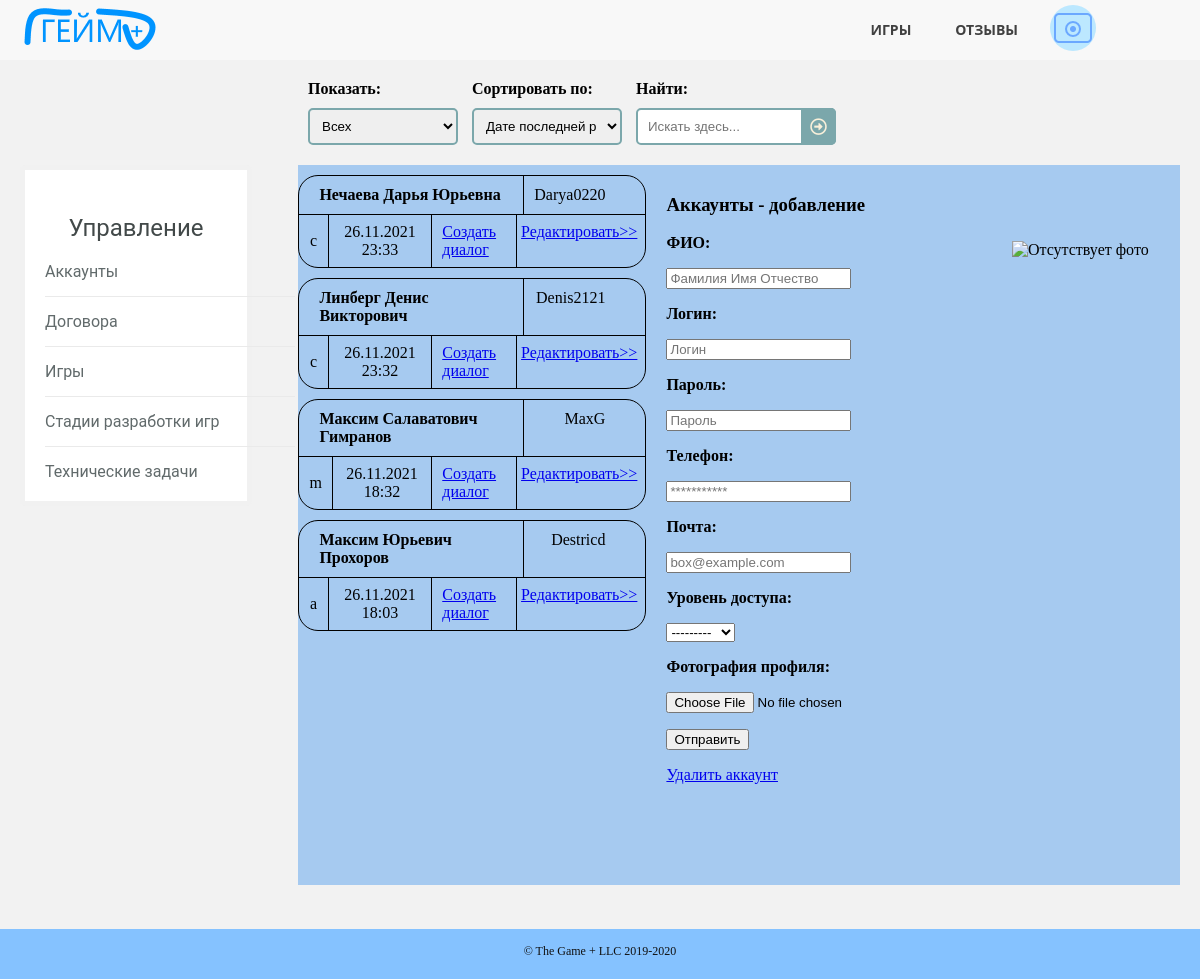
/control.html (signed in), run on an earlier commit of the app's database.
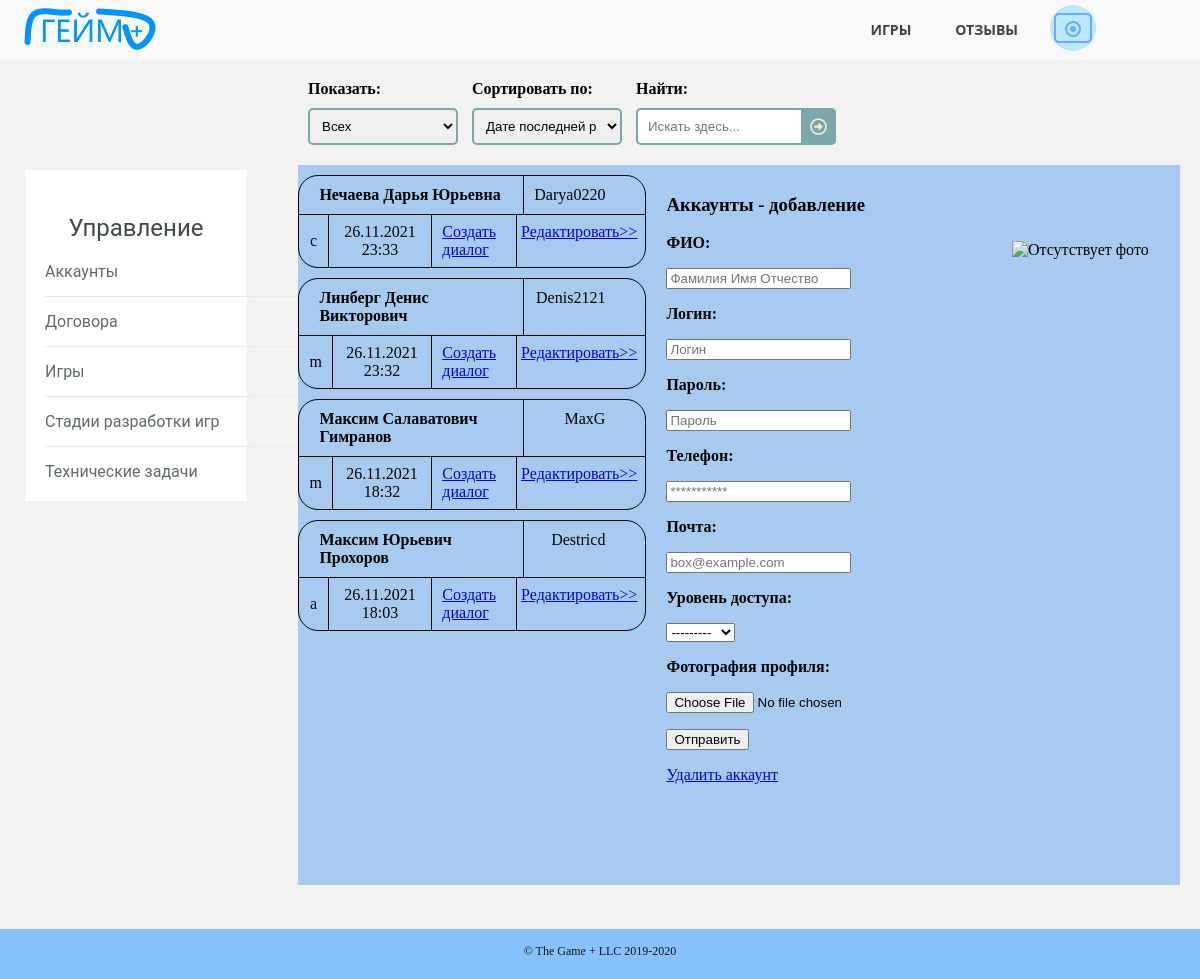
And on a later commit of the database.
### gameplusapp/models.py (models this page shows, shortened)
class Employee(models.Model):
    MY_CHOICES = (
        ('a', 'Админ'),
        ('m', 'Мастер'),
        ('c', 'Клиент')
    )
    full_name = models.CharField(max_length=50)
    phone = models.CharField(max_length=11)
    access_level = models.CharField(max_length=1, choices=MY_CHOICES)
    email = models.CharField(max_length=30)
    login = models.CharField(max_length=30, unique=True)
    password = models.CharField(max_length=30)
    reg_date = models.DateTimeField(default=timezone.now())
    avatar = models.ImageField(upload_to="static/images/users", null=True, blank=True)
    class Meta:
        ordering = ["-reg_date"]

### gameplusapp/views.py (the view, shortened to what this page needs)
# urls.py: path('control.html', ControlPage.as_view()),
class ControlPage(View):
    def get(self, request):
        new = False
        if "id_user" not in request.session:
            return HttpResponseRedirect('login.html')
        elif Employee.objects.get(id=request.session["id_user"]).access_level == 'c':
            return HttpResponseRedirect('contracts.html')
        elif Employee.objects.get(id=request.session["id_user"]).access_level == 'a':
            new = True
        message = ''
        mod = "добавление"
        g_accounts = get_accounts()
        form = AccountsForm()
        form.fields['access_level'].choices = [('', '---------'), ('m', 'Мастер'), ('c', 'Клиент')]
        filtred = AccountsFilterForm(request.GET)
        if filtred.is_valid():
            if filtred.cleaned_data["search"]:
                g_accounts = g_accounts.filter(full_name__iregex=filtred.cleaned_data["search"])
            if filtred.cleaned_data["ordering"]:
                g_accounts = g_accounts.order_by(filtred.cleaned_data["ordering"])
            if filtred.cleaned_data["watching"]:
                g_accounts = g_accounts.filter(access_level=filtred.cleaned_data["watching"])
        context = {
            'g_accounts': g_accounts,
            'filtred': filtred,
            'form': form,
            'mod': mod,
            'new': new,
            'message': message
        }
        return render(request, 'control.html', context=context)

### gameplusapp/forms.py
class AccountsFilterForm(forms.Form):
    watching = forms.ChoiceField(required=False, widget=forms.Select(attrs={
        'class': 'sortsel'
    }), choices=[
        ["", "Всех"],
        ["a", "Админов"],
        ["m", "Сотрудников"],
        ["c", "Клиентов"]
    ])
    ordering = forms.ChoiceField(required=False, widget=forms.Select(attrs={
        'class': 'sortsel'
    }), choices=[
        ["-reg_date", "Дате последней регистрации"],
        ["reg_date", "Дате первой регистрации"],
        ["full_name", "ФИО"],
        ["login", "Логинам"]
    ])
    search = forms.CharField(label="Найти:", required=False, widget=forms.TextInput(attrs={
        'placeholder': 'Искать здесь...'
    }))

### gameplusapp/function.py (called while the page is built)
def get_accounts():
    accounts = Employee.objects.all()
    return accounts

### gameplusapp/templates/control.html (shortened to what this page needs)
<!DOCTYPE HTML>
<html>
	<head>
		<link rel="stylesheet" href="../static/css/pattern.css" />
		<link rel="stylesheet" href="../static/css/control.css" />
		<link rel="stylesheet" href="../static/css/allaccounts.css" />
	</head>
	<body>
		<header>
		  <nav>
		      <a href="/" class="logo"><img src="../static/images/logo.png" alt="логотип"></a>
			  <ul class="topmenu">
				<li><a href="/games.html">Игры</a></li>
				<li><a href="/reviews.html">Отзывы</a></li>
				<li><a class="submenu-link"><img src="../static/images/avatar.png" alt="аватарка"></a>
				</li>
			  </ul>
		  </nav>
		</header>
        <section class="selections">
			<div class="functions">
				<form class="searchform" method="get">
					<div class="viewblock">
						<p><strong>Показать:</strong></p>
						<p>{{ filtred.watching }}</p>
					</div>
					<div class="sortblock">
						<p><strong>Сортировать по:</strong></p>
						<p>{{ filtred.ordering }}</p>
					</div>
					<div class="searchblock">
						<p><strong>Найти:</strong></p>
						<p>{{ filtred.search }}
						<button type="submit"></button></p>
					</div>
				</form>
			</div>
		</section>
		<section class="allgames">
			<div class="lists">
				<div class="sublinks">
					<div class="widget">
						<h3>Управление</h3>
						<ul>
						  	<li><a href="/control.html">Аккаунты</a></li>
						  	<li><a href="/contracts.html">Договора</a></li>
						  	<li><a href="/allgames.html">Игры</a></li>
							<li><a href="/game_states.html">Стадии разработки игр</a></li>
						  	<li><a href="/alltasks.html">Технические задачи</a></li>
						</ul>
					</div>
				</div>
                <div class="games">
					{% for account in g_accounts %}
					{% include 'control_one.html' %}
					{% endfor %}
				</div>
				{% if new or mod == "редактирование" %}
				<div class="info">
					<div class="name">
						<h3>Аккаунты - {{ mod }}</h3>
					</div>
					<div class="description">
						<p><img src="../{{ avatar }}" alt="Отсутствует фото" class="rightimg">
							<div class="userblock">
								<form class="userform" method="post" enctype="multipart/form-data">
								    <p><strong>ФИО:</strong></p>
								    <p>{{ form.full_name }}</p>
									<p><strong>Логин:</strong></p>
								    <p>{{ form.login }}</p>
									<p><strong>Пароль:</strong></p>
								    <p>{{ form.password }}</p>
									<p><strong>Телефон:</strong></p>
								    <p>{{ form.phone }}</p>
									<p><strong>Почта:</strong></p>
								    <p>{{ form.email }}</p>
									<p><strong>Уровень доступа:</strong></p>
								    <p>{{ form.access_level }}</p>
									<p><strong>Фотография профиля:</strong></p>
								    <p>{{ form.avatar }}</p>
								    <p><button type="submit">Отправить</button></p>
								</form>
								<a href="{{ user_id }}/delete">Удалить аккаунт</a>
							</div>
						</p>
					</div>
				</div>
				{% endif %}
			</div>
		</section>
	</body>
	<footer>
		<div class="copyright">
			<span>&copy; The Game + LLC 2019-2020</span>
		</div>
	</footer>
</html>

### gameplusapp/templates/control_one.html
{% block content %}
<div class="userone">
    <div class="usertag">
        <div class="username">
            <p>{{ account.full_name }}</p>
        </div>
        <div class="userlogin">
            <p>{{ account.login }}</p>
        </div>
    </div>
    <div class="userother">
        <div class="userrate">
            <p>{{ account.access_level }}</p>
        </div>
        <div class="userdate">
            <p>{{ account.reg_date|date:"d.m.Y H:i" }}</p>
        </div>
        <div class="userid">
            <a href="/messages.html/create/{{ account.id }}">Создать диалог</a>
        </div>
        <div class="more">
            <a href="/control.html/{{ account.id }}">Редактировать>></a>
        </div>
    </div>
</div>
{% endblock %}

What changed in the data, as far as the page shows it:
changed Employee "Линберг Денис Викторович": access_level "c" → "m"
